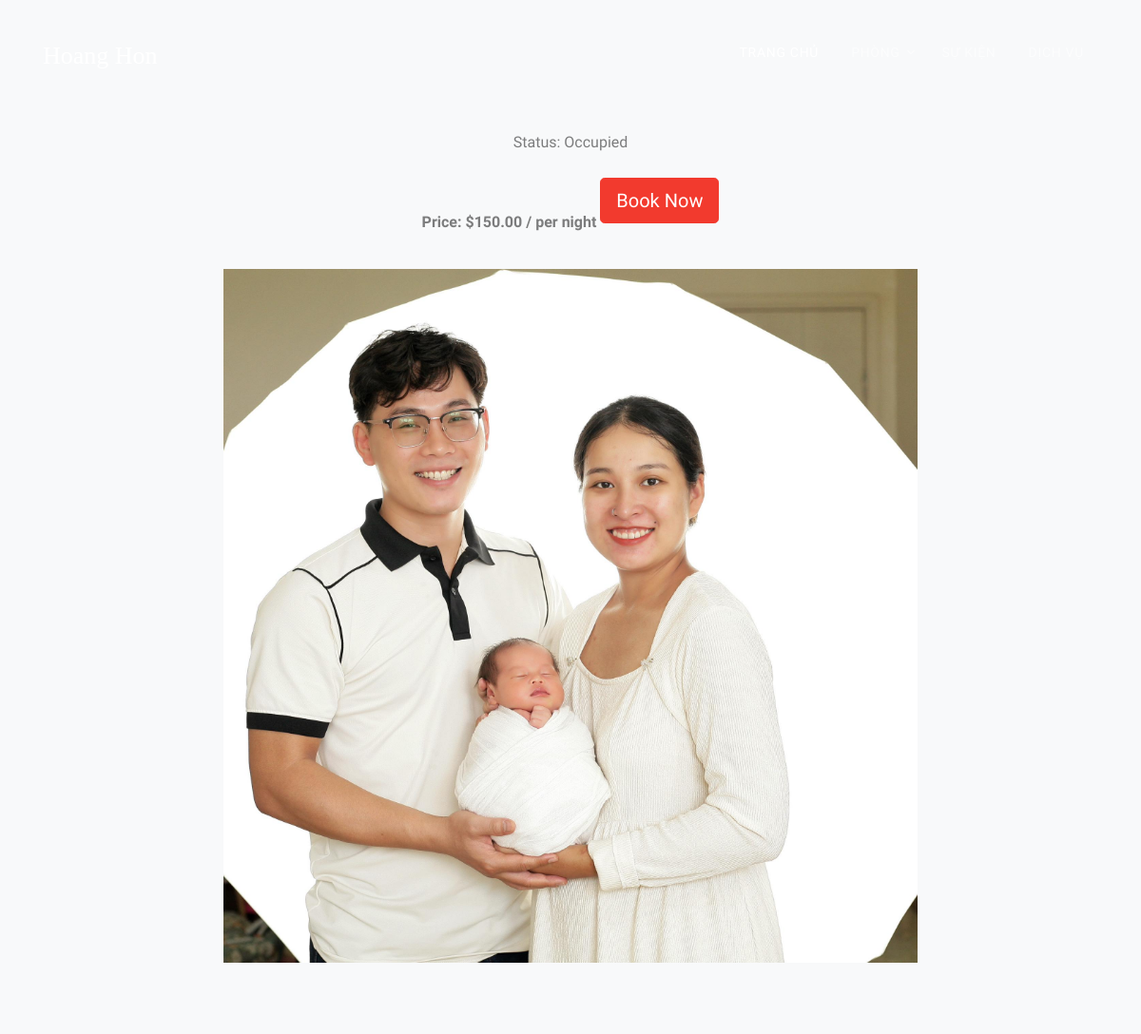
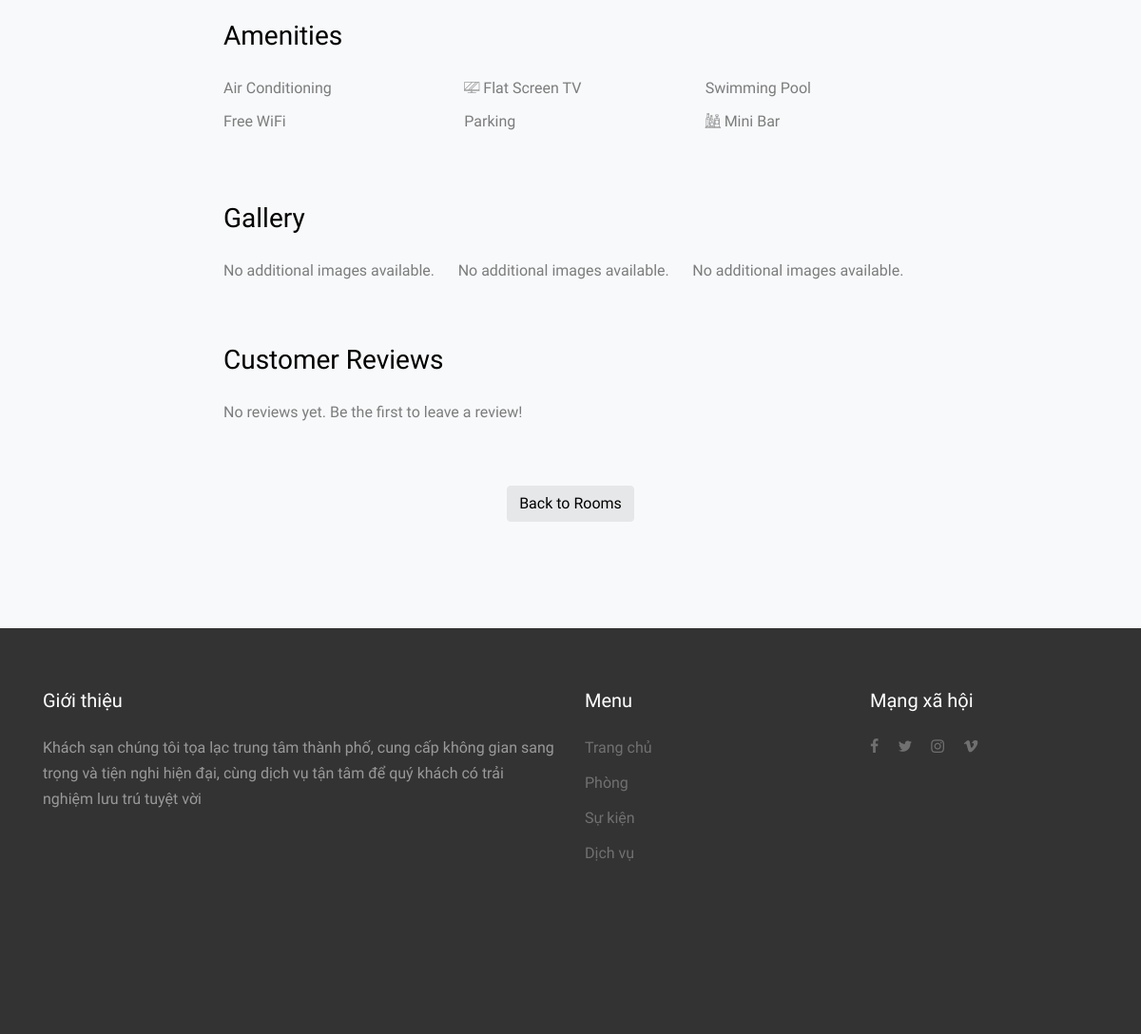
Page /room/2/ on the committed database (2 pictures, top to bottom).
### admin_custom/models.py (models this page shows, shortened)
class Room(models.Model):
    ROOM_STATUS_CHOICES = [
        ('available', 'Available'),
        ('occupied', 'Occupied'),
        ('maintenance', 'Maintenance'),
    ]
    room_number = models.CharField(max_length=10, unique=True)
    room_type = models.CharField(max_length=100)  # Ví dụ: "Deluxe", "Standard", "Suite"
    price_per_night = models.DecimalField(max_digits=10, decimal_places=2)
    status = models.CharField(max_length=20, choices=ROOM_STATUS_CHOICES, default='available')
    image = models.ImageField(upload_to=get_image_upload_path_room, null=True, blank=True)

### home/views.py (the view)
# urls.py: path('room/<int:room_id>/', home.room_detail, name='room_detail'),
def room_detail(request, room_id):
    room = get_object_or_404(Room, id=room_id)
    return render(request, 'room_detail.html', {'room': room})

### home/Templates/room_detail.html (shortened to what this page needs)
{% load static %}
<!DOCTYPE html>
<html lang="en">
  <head>
    <link rel="stylesheet" href="{% static 'fonts/icomoon/style.css' %}" />
    <link rel="stylesheet" href="{% static 'css/bootstrap.min.css' %}" />
    <link rel="stylesheet" href="{% static 'css/magnific-popup.css' %}" />
    <link rel="stylesheet" href="{% static 'css/jquery-ui.css' %}" />
    <link rel="stylesheet" href="{% static 'css/owl.carousel.min.css' %}" />
    <link
      rel="stylesheet"
      href="{% static 'css/owl.theme.default.min.css' %}"
    />
    <link rel="stylesheet" href="{% static 'css/bootstrap-datepicker.css' %}" />
    <link rel="stylesheet" href="{% static 'css/animate.css' %}" />
    <link rel="stylesheet" href="{% static 'css/aos.css' %}" />
    <link rel="stylesheet" href="{% static 'css/style.css' %}" />
    <link
      rel="stylesheet"
      href="{% static 'fonts/flaticon/font/flaticon.css' %}"
    />
  </head>
  <body>
    <div class="site-wrap">
      {% include 'includes/header.html' %}
      <div class="site-section bg-light">
        <div class="container">
          <div class="row mb-5">
            <div class="col-md-8 mx-auto text-center">
              <p class="mb-4">Status: {{ room.status|title }}</p>
              <strong class="price"
                >Price: ${{ room.price_per_night }} / per night</strong
              >
              <a href="#" class="btn btn-primary btn-lg mb-5">Book Now</a>
            </div>
            <div class="col-md-8 mx-auto">
              <div class="text-center">
                {% if room.image %}
                <img
                  src="{{ room.image.url }}"
                  alt="{{ room.name }}"
                  class="img-fluid mb-5"
                />
                {% else %}
                <img
                  src="{% static 'images/default_room.jpg' %}"
                  alt="Default Room Image"
                  class="img-fluid mb-5"
                />
                {% endif %}
              </div>
            </div>
          </div>
          <div class="row mb-5">
            <div class="col-md-8 mx-auto">
              <h3 class="mb-4">Amenities</h3>
              <ul class="list-unstyled row">
                <li class="col-6 col-lg-4 mb-2">
                   Air Conditioning
                </li>
                <li class="col-6 col-lg-4 mb-2">
                  <i class="flaticon-tv"></i> Flat Screen TV
                </li>
                <li class="col-6 col-lg-4 mb-2">
                   Swimming Pool
                </li>
                <li class="col-6 col-lg-4 mb-2">
                   Free WiFi
                </li>
                <li class="col-6 col-lg-4 mb-2">
                   Parking
                </li>
                <li class="col-6 col-lg-4 mb-2">
                  <i class="flaticon-minibar"></i> Mini Bar
                </li>
              </ul>
            </div>
          </div>
          <div class="row mb-5">
            <div class="col-md-8 mx-auto">
              <h3 class="mb-4">Gallery</h3>
              <div class="owl-carousel owl-theme">
                {% for image in room.gallery.all %}
                <div class="item">
                  <a href="{{ image.url }}" class="image-popup">
                    <img
                      src="{{ image.url }}"
                      alt="Gallery Image"
                      class="img-fluid"
                    />
                  </a>
                </div>
                {% empty %}
                <p>No additional images available.</p>
                {% endfor %}
              </div>
            </div>
          </div>
          <div class="row mb-5">
            <div class="col-md-8 mx-auto">
              <h3 class="mb-4">Customer Reviews</h3>
              <div class="reviews">
                {% for review in room.reviews.all %}
                <div class="review mb-4">
                  <h5>{{ review.author }}</h5>
                  <p>{{ review.comment }}</p>
                  <span class="text-muted"
                    >{{ review.date_posted|date:"F j, Y" }}</span
                  >
                </div>
                {% empty %}
                <p>No reviews yet. Be the first to leave a review!</p>
                {% endfor %}
              </div>
            </div>
          </div>
          <div class="text-center">
            <a href="{% url 'room_list' %}" class="btn btn-secondary"
              >Back to Rooms</a
            >
          </div>
        </div>
      </div>
      {% include 'includes/footer.html' %}
  </body>
</html>

### home/static/css/style.css (style rules this page uses)
body { line-height: 1.7; color: rgba(0, 0, 0, 0.5); font-weight: 400; font-size: 1rem; font-family: "Work Sans", -apple-system, BlinkMacSystemFont, "Segoe UI", Roboto, "Helvetica Neue", Arial, sans-serif, "Apple Color Emoji", "Segoe UI Emoji", "Segoe UI Symbol", "Noto Color Emoji"; }
h1, h2, h3, h4, h5, .h1, .h2, .h3, .h4, .h5 { color: #000; }
a { -webkit-transition: .3s all ease; -o-transition: .3s all ease; transition: .3s all ease; }
.site-wrap:before { -webkit-transition: .3s all ease-in-out; -o-transition: .3s all ease-in-out; transition: .3s all ease-in-out; background: rgba(0, 0, 0, 0.6); content: ""; position: absolute; z-index: 2000; top: 0; left: 0; right: 0; bottom: 0; opacity: 0; visibility: hidden; }
.btn { position: relative; top: 0; }
.btn.btn-secondary { background-color: #e6e7e9; border-color: #e6e7e9; color: #000; }
.site-section { padding: 3em 0; }
@media (min-width: 768px) { .site-section { padding: 7em 0; } }

### rows in the picture
Room: status "Occupied", price_per_night "150.00", image (picture)
